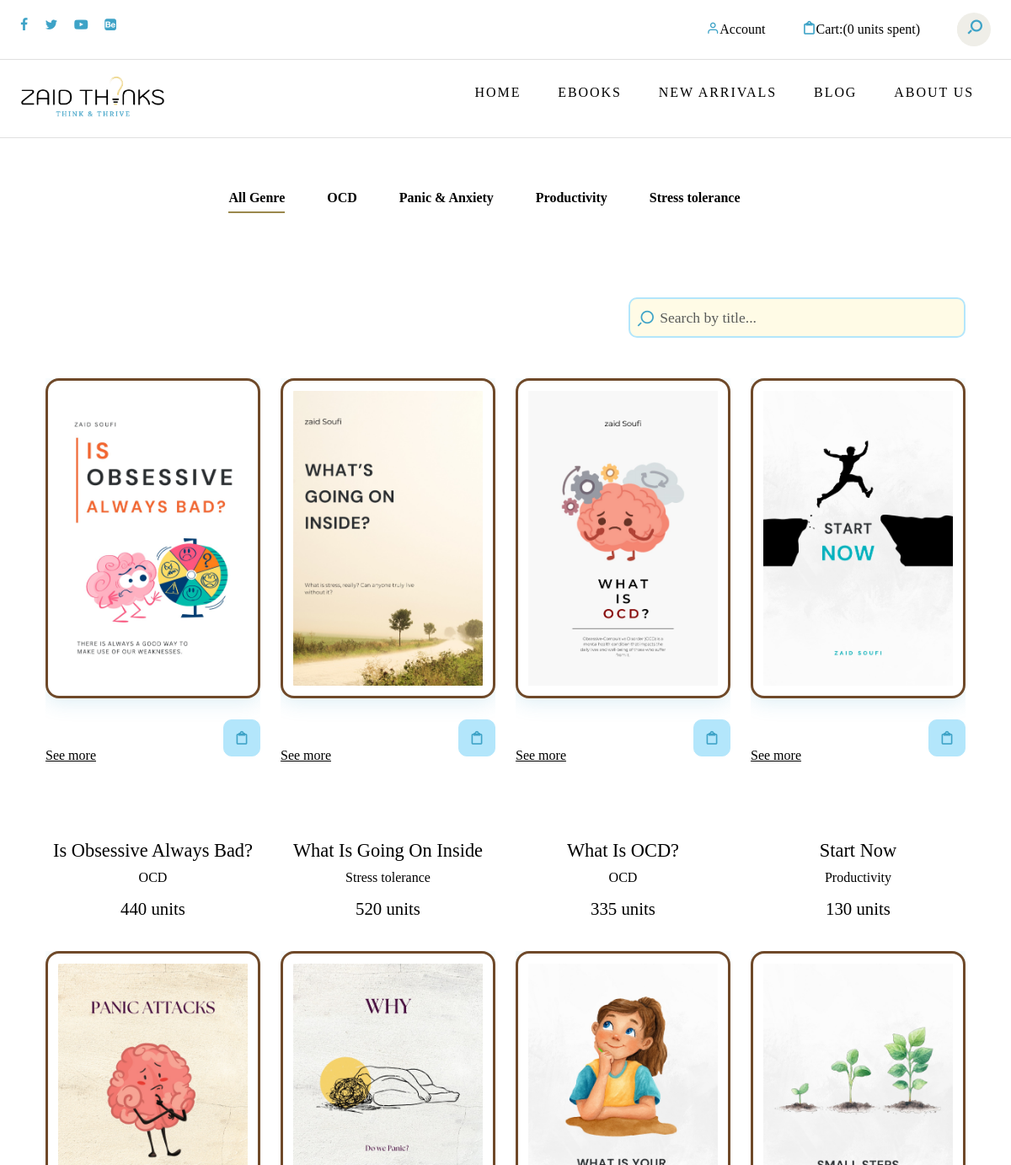
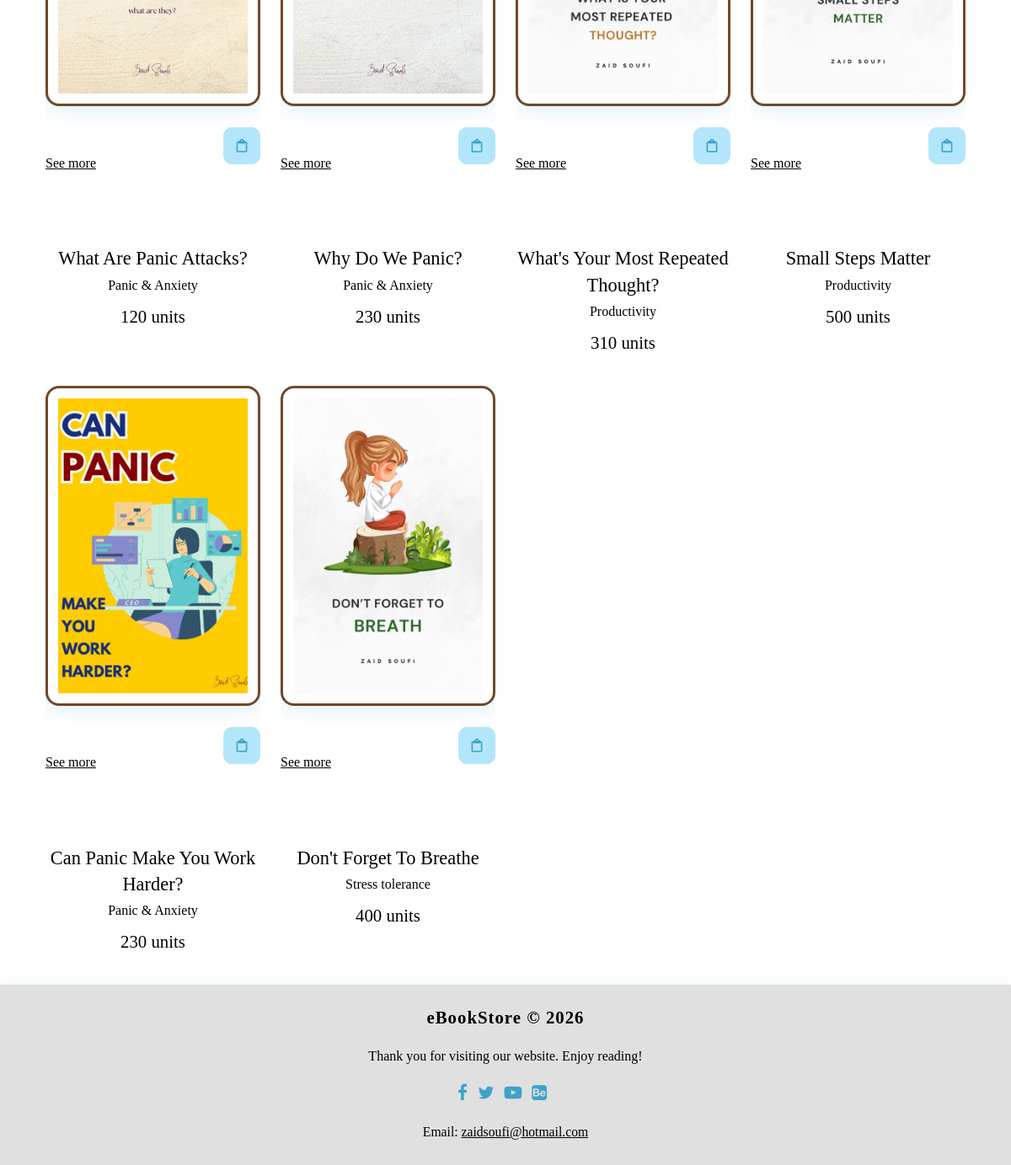
The app's page /ebooks.php with its own data (2 pictures, top to bottom).
### tables this page shows
CREATE TABLE `ebooks` (
  `id` int NOT NULL,
  `title` varchar(255) NOT NULL,
  `description` text,
  `price` int NOT NULL,
  `created_at` timestamp NULL DEFAULT CURRENT_TIMESTAMP,
  `category` varchar(100) NOT NULL,
  `cover_image` varchar(255) NOT NULL,
  `pdf_path` varchar(255) NOT NULL
);

### ebooks.php (the view, shortened to what this page needs)
<?php
$db = Db::getConnection();
$is_admin = isset($_SESSION['is_admin']) && ($_SESSION['is_admin'] === true || $_SESSION['is_admin'] === 1 || $_SESSION['is_admin'] === '1');
?><!DOCTYPE html>
<html lang="en">
<head>
    <link href="https://cdn.jsdelivr.net/npm/bootstrap@5.3.1/dist/css/bootstrap.min.css" rel="stylesheet"
>
    <link rel="stylesheet" type="text/css" href="css/normalize.css">
    <link rel="stylesheet" type="text/css" href="icomoon/icomoon.css">
    <link rel="stylesheet" type="text/css" href="css/vendor.css">
    <link rel="stylesheet" type="text/css" href="css/style.css">
</head>
<body class="account-page" style="background-color:#fff !important; font-family: 'Times New Roman', Times, serif !important;" data-bs-spy="scroll" data-bs-target="#header" tabindex="0">
	<div id="header-wrap" style="background:#fff !important;">
		<div class="top-content">
			<div class="container-fluid">
				<div class="row">
					<div class="col-md-6">
						<div class="social-links">
							<ul style="background-color:#fff !important;">
								<li><a href="#"><i class="icon icon-facebook"></i></a></li>
								<li><a href="#"><i class="icon icon-twitter"></i></a></li>
								<li><a href="#"><i class="icon icon-youtube-play"></i></a></li>
								<li><a href="#"><i class="icon icon-behance-square"></i></a></li>
							</ul>
						</div>
					</div>
					<div class="col-md-6">
						<div class="right-element">
							<?php if(isset($_SESSION['username'])): ?>
								<div class="dropdown d-inline-block">
									<a href="#" class="user-account for-buy dropdown-toggle" id="userDropdown" data-bs-toggle="dropdown" aria-expanded="false">
										<i class="icon icon-user"></i>
										<span><?php echo htmlspecialchars($_SESSION['username']); ?></span>
									</a>
									<ul class="dropdown-menu dropdown-menu-end" aria-labelledby="userDropdown">
										<li><a class="dropdown-item" href="profile.php">Profile</a></li>
										<li><a class="dropdown-item" href="change_password.php">Reset Password</a></li>
                                        <li><a class="dropdown-item" href="logout.php">Log Out</a></li>
									</ul>
								</div>
							<?php else: ?>
								<a href="#" class="user-account for-buy"><i class="icon icon-user"></i><span>Account</span></a>
							<?php endif; ?>
							<?php
							$total_spent = 0;
							?>
							<a href="#" class="cart for-buy"><i class="icon icon-clipboard"></i><span>Cart:(<?php echo $total_spent; ?> units spent)</span></a>
							<div class="action-menu">
								<div class="search-bar">
									<a href="#" class="search-button search-toggle" data-selector="#header-wrap">
										<i class="icon icon-search"></i>
									</a>
									<form role="search" method="get" class="search-box">
										<input class="search-field text search-input" placeholder="Search" type="search">
									</form>
								</div>
							</div>
						</div>
					</div>
				</div>
			</div>
		</div>
	<header id="header" style="background:#fff !important; box-shadow:none !important;">
			<div class="container-fluid">
				<div class="row">
					<div class="col-md-2">
						<div class="main-logo">
							<a href="index.html"><img src="images/LOGO_ZaidSoufi.png" alt="logo"></a>
						</div>
					</div>
					<div class="col-md-10">
						<nav id="navbar">
							<div class="main-menu stellarnav">
								<ul class="menu-list" style="background-color:#fff !important;">
									<li class="menu-item"><a href="home.php">Home</a></li>
									<li class="menu-item"><a href="ebooks.php" class="nav-link">eBooks</a></li>
									<li class="menu-item"><a href="#featured-books" class="nav-link">New Arrivals</a></li>
									<li class="menu-item"><a href="#popular-books" class="nav-link">Blog</a></li>
									<li class="menu-item"><a href="#special-offer" class="nav-link">About Us</a></li>
								</ul>
							</div>
						</nav>
					</div>
				</div>
			</div>
		</header>
		<div class="container">
			<div class="row">
				<div class="col-md-12">
					<ul class="tabs">
						<?php
						$categories = [
							'all' => 'All Genre',
							'OCD' => 'OCD',
							'Panic & Anxiety' => 'Panic & Anxiety',
							'Productivity' => 'Productivity',
							'Stress tolerance' => 'Stress tolerance'
						];
						 $selectedCategory = isset($_GET['cat']) ? $_GET['cat'] : 'all';
						 foreach ($categories as $cat_key => $cat_label): ?>
						 <li class="tab<?php if($selectedCategory === $cat_key) echo ' active'; ?>">
						<a href="?cat=<?= urlencode($cat_key) ?>" class="cat-tab-link" data-cat="<?= htmlspecialchars($cat_key) ?>"><?= htmlspecialchars($cat_label) ?></a>
						 </li>
						<?php endforeach; ?>
					</ul>
				   <div class="row mb-4 align-items-center">
					   <div class="col-md-6 d-flex justify-content-end align-items-center">
						   <form role="search" method="get" class="search-box ms-auto d-flex position-relative" action="ebooks.php" style="width:100%;max-width:400px; top: 40px;">
							   <input class="form-control ps-5" placeholder="Search by title..." type="search" name="search" value="<?php echo isset($_GET['search']) ? htmlspecialchars($_GET['search']) : ''; ?>" style="border-radius:10px !important;">
							   <span class="search-icon" style="position:absolute; left:10px; top:35%; transform:translateY(-50%); color:#3ea3c7;font-size:1.3rem;pointer-events:none;">
							   </span>
						   </form>
					   </div>
				   </div>
					<div class="tab-content">
						<div id="all-genre" data-tab-content class="active">
							<?php
							 $categoryFilter = $selectedCategory;
							 $searchTerm = isset($_GET['search']) ? trim($_GET['search']) : '';
							 if ($categoryFilter === 'all') {
								 if ($searchTerm !== '') {
									 $statement = $db->prepare('SELECT * FROM ebooks WHERE title LIKE ? ORDER BY id DESC LIMIT 10');
									 $statement->execute(['%' . $searchTerm . '%']);
								 } else {
									 $statement = $db->query('SELECT * FROM ebooks ORDER BY id DESC LIMIT 10');
								 }
							 }
							$ebooks = $statement->fetchAll(PDO::FETCH_ASSOC);
							if (!empty($ebooks)) {
								echo '<div class="row" id="ebooks-list">';
								foreach ($ebooks as $ebook) {
									echo '<div class="col-md-3">';
									echo '<div class="product-item">';
									echo '<figure class="product-style">';
						echo '<img src="'.htmlspecialchars($ebook['cover_image']).'" alt="'.htmlspecialchars($ebook['title']).'" class="product-item" style="width:270px;height:380px;object-fit:cover;border-radius:16px;box-shadow:0 4px 24px rgba(62,163,199,0.18);background:#fff;padding:12px;border:3px solid #6f4929ff;">';
							echo '<div class="d-flex justify-content-between align-items-center" style="margin-top:10px;">';
							if ($is_admin) {
								echo '<button type="button" class="btn btn-primary ebook-delete-btn" data-id="'.htmlspecialchars($ebook['id']).'" style="border-radius:10px;background-color:#ecd17b !important;border-color:#ecd17b !important;color:#000 !important;">Delete</button>';
								echo '<a href="ebook_detail.php?id='.htmlspecialchars($ebook['id']).'" target="_blank" style="text-decoration:underline;color:#3ea3c7;">See more</a>';
							} else {
								echo '<a href="ebook_detail.php?id='.htmlspecialchars($ebook['id']).'" target="_blank" style="text-decoration:underline;color:#3ea3c7;">See more</a>';
								echo '<form method="post" action="order.php" style="display:inline;">';
								echo '<button type="submit" class="btn btn-primary ebook-btn ms-2" style="width:44px;height:44px;border-radius:10px;background-color:#b3e6fb !important;border-color:#b3e6fb !important;color:#000 !important;display:inline-flex;align-items:center;justify-content:center;" title="Order eBook"><i class="icon icon-clipboard"></i></button>';
								echo '</form>';
							}
							echo '</div>';
									echo '</figure>';
									echo '<figcaption>';
									echo '<h3>'.htmlspecialchars($ebook['title']).'</h3>';
									echo '<span>'.htmlspecialchars($ebook['category']).'</span>';
									echo '<div class="item-price">'.intval($ebook['price']).' units</div>';
									echo '</figcaption>';
									echo '</div>';
									echo '</div>';
								}
								echo '</div>';
							}
							?>
						</div>
						</div>
							</div>
						</div>
					</div>
				</div>
	<footer class="custom-footer">
  <div class="container text-center py-4">
    <div class="row justify-content-center">
      <div class="col-md-8">
        <h4 class="footer-title mb-3">eBookStore &copy; 2026</h4>
        <p class="footer-text mb-2">Thank you for visiting our website. Enjoy reading!</p>
        <div class="footer-social mb-2">
          <a href="#" class="me-2"><i class="icon icon-facebook"></i></a>
          <a href="#" class="me-2"><i class="icon icon-twitter"></i></a>
          <a href="#" class="me-2"><i class="icon icon-youtube-play"></i></a>
          <a href="#"><i class="icon icon-behance-square"></i></a>
        </div>
        <div class="footer-contact">
          <span>Email: <a href="mailto:info@ebookstore.com">zaidsoufi@hotmail.com</a></span>
        </div>
      </div>
    </div>
  </div>
</footer>
</body>
</html>

### icomoon/icomoon.css (style rules this page uses)
[class^="icon-"], [class*=" icon-"] { font-family: 'icomoon' !important; speak: never; font-style: normal; font-weight: normal; font-variant: normal; text-transform: none; line-height: 1; -webkit-font-smoothing: antialiased; -moz-osx-font-smoothing: grayscale; }
.icon-user:before { content: "\e907"; }
.icon-search:before { content: "\e905"; }
.icon-clipboard:before { content: "\e908"; }
.icon-twitter:before { content: "\f099"; }
.icon-facebook:before { content: "\f09a"; }
.icon-youtube-play:before { content: "\f16a"; }
.icon-behance-square:before { content: "\f1b5"; }

### ebooks.php (style rules this page uses)
.search-box { position: relative; }
.search-box .form-control { height: 48px; padding-left: 2.2rem !important; }
.search-box .search-icon { position: absolute; left: 16px; top: 0; height: 100%; display: flex; align-items: center; color: #3ea3c7; font-size: 1.3rem; pointer-events: none; }
body.account-page, body.account-page * { color: #000 !important; }
body.account-page a, body.account-page a * { color: #000 !important; }
body.account-page i, body.account-page .icon { color: #3ea3c7 !important; }
.search-box .form-control { border-radius: 10px 0 0 10px !important; border: 2px solid #b3e6fb !important; background: #fffbe6 !important; color: #000 !important; box-shadow: none; font-size: 1.1rem; }
.custom-footer { background: #EDEBE4; color: #fff; margin-top: 0; width: 100%; box-shadow: 0 -2px 12px rgba(62,163,199,0.08); }
.custom-footer .footer-title { font-size: 1.3rem; font-weight: 700; letter-spacing: 1px; color: #ecd17b; }
.custom-footer .footer-text { font-size: 1rem; }
.custom-footer .footer-social a { color: #fff; font-size: 1.3rem; margin-right: 8px; transition: color 0.2s; }
.custom-footer .footer-contact { margin-top: 8px; font-size: 0.98rem; }
.custom-footer .footer-contact a { color: #ecd17b; text-decoration: underline; }

### records on screen
ebooks: cover_image (picture), title "Is Obsessive Always Bad?", category "OCD", price "440"
ebooks: cover_image (picture), title "What Is Going On Inside", category "Stress tolerance", price "520"
ebooks: cover_image (picture), title "What Is OCD?", category "OCD", price "335"
ebooks: cover_image (picture), title "Start Now", category "Productivity", price "130"
ebooks: cover_image (picture), title "What Are Panic Attacks?", category "Panic & Anxiety", price "120"
ebooks: cover_image (picture), title "Why Do We Panic?", category "Panic & Anxiety", price "230"
ebooks: cover_image (picture), title "What's Your Most Repeated Thought?", category "Productivity", price "310"
ebooks: cover_image (picture), title "Small Steps Matter", category "Productivity", price "500"
ebooks: cover_image (picture), title "Can Panic Make You Work Harder?", category "Panic & Anxiety", price "230"
ebooks: cover_image (picture), title "Don't Forget To Breathe", category "Stress tolerance", price "400"

### other values on screen
$total_spent "0"
$cat_label "All Genre"
$cat_label "OCD"
$cat_label "Panic & Anxiety"
$cat_label "Productivity"
$cat_label "Stress tolerance"
